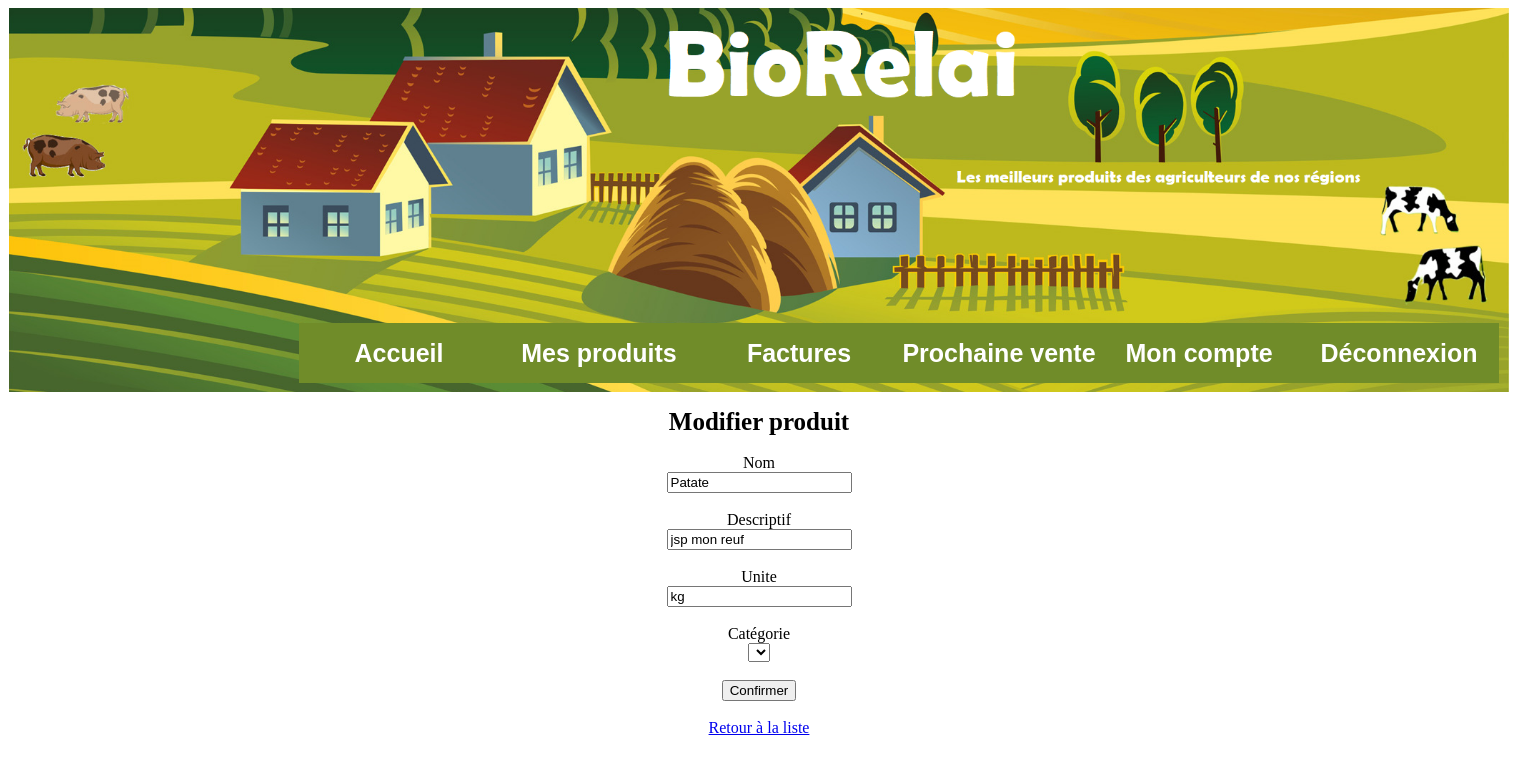
/?page=ProducteursModifierProduit&produit=4 (signed in), run on an earlier commit of the app's database.
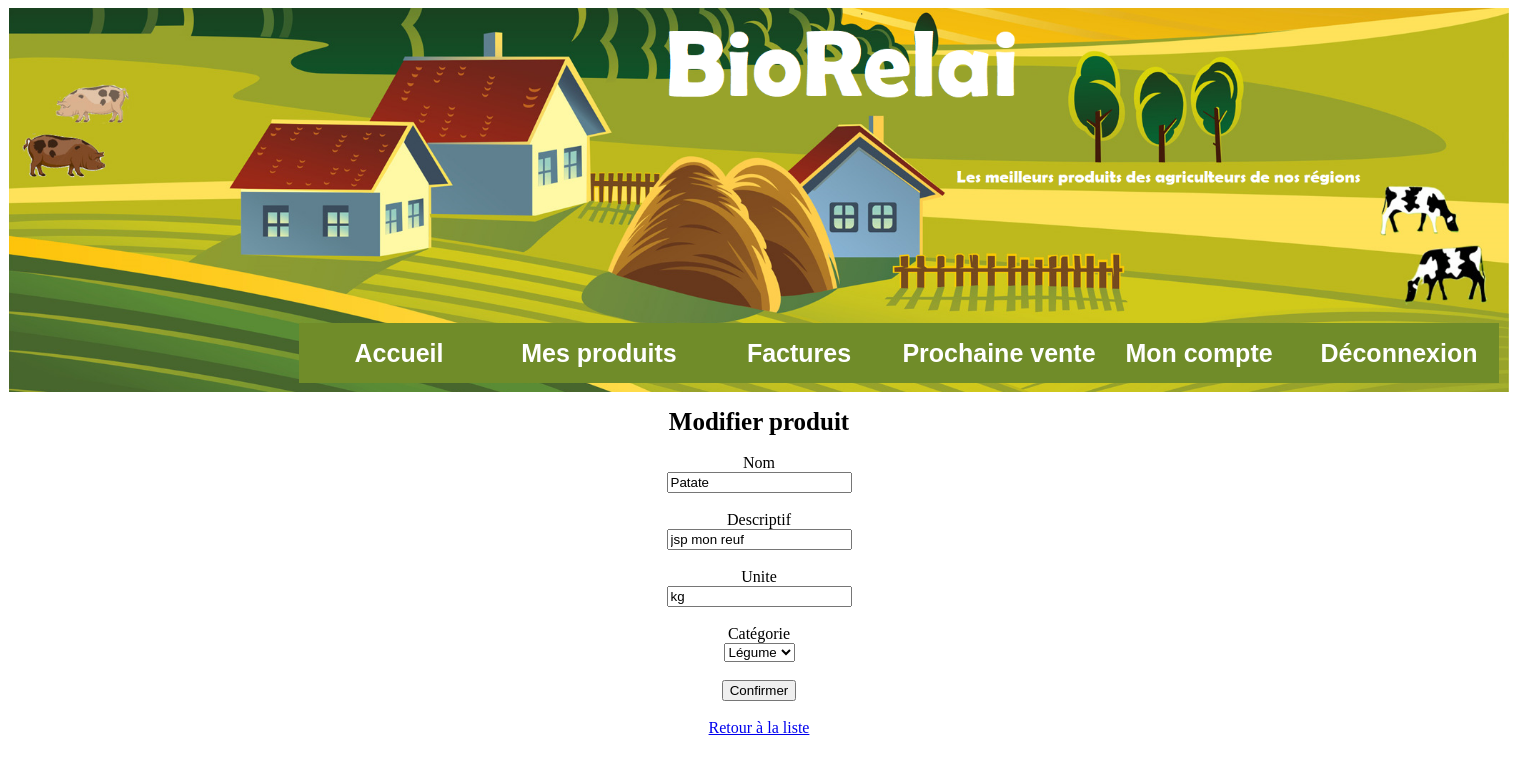
And on a later commit of the database.
### tables this page shows
CREATE TABLE `categorie` (
  `code` int(11) NOT NULL,
  `libelle` varchar(100) NOT NULL
);

### controleurs/controleurPrincipal.php (called while the page is built, shortened)
<?php
$page=(isset($_GET["page"])) ? $_GET["page"] : "visiteurs";
$bioRelaiMP = new Menu("menuBioRelai");
$bioRelaiMP->ajouterComposant($bioRelaiMP->creerItemLien("Accueil", "Visiteurs"));
if(isset($_SESSION['identification'])){
    $user = unserialize($_SESSION['identification']);
}else{
}
if(isset($user))
{
    $bioRelaiMP->ajouterComposant($bioRelaiMP->creerItemLien("Déconnexion", "Deconnexion"));
}
else
{
    $bioRelaiMP->ajouterComposant($bioRelaiMP->creerItemLien('Inscription','Inscription'));
    $bioRelaiMP->ajouterComposant($bioRelaiMP->creerItemLien("Connexion", "Connexion"));
}
$bioRelaiMP->creerMenu($page,'page');
include_once dispatcher::dispatch($page);
$content = ob_get_clean();
include_once "vue/template.php";

### index.php (called while the page is built, shortened)
<?php
require 'lib/loader.php';
include_once 'controleurs/controleurPrincipal.php';

### controleurs/controleurProducteursModifierProduit.php (called while the page is built, shortened)
<?php
ProduitDAO::createProduits();
CategorieDAO::createCategories();
$produit = ProduitDTO::getProduit($_GET["produit"]);
$form = new Formulaire("POST", "", "", "");
$form->ajouterComposantLigne($form->creerLabel("Nom"));
$form->ajouterComposantTab();
$form->ajouterComposantLigne($form->creerInputTexte('nom', 'nom', $produit->getNom(), 0, '', ''));
$form->ajouterComposantTab();
$form->ajouterComposantLigne($form->creerEspace());
$form->ajouterComposantTab();
$form->ajouterComposantLigne($form->creerLabel("Descriptif"));
$form->ajouterComposantTab();
$form->ajouterComposantLigne($form->creerInputTexte('description', 'description', $produit->getDescriptif(), 0, '', ''));
$form->ajouterComposantTab();
$form->ajouterComposantLigne($form->creerEspace());
$form->ajouterComposantTab();
$form->ajouterComposantLigne($form->creerLabel("Unite"));
$form->ajouterComposantTab();
$form->ajouterComposantLigne($form->creerInputTexte('unite', 'unite', $produit->getUnite(), 0, '', ''));
$form->ajouterComposantTab();
$form->ajouterComposantLigne($form->creerEspace());
$form->ajouterComposantTab();
$form->ajouterComposantLigne($form->creerLabel("Catégorie"));
$form->ajouterComposantTab();
$selectCategories = new Select("categorie");
foreach (CategorieDTO::getCategories() as $categorie) {
    $selectCategories->addOption(new SelectOption($categorie->getcode(), $categorie->getLibelle(), $produit->getCategorie() == $categorie->getCode()));
}
$form->ajouterComposantLigne($selectCategories);
$form->ajouterComposantTab();
$form->ajouterComposantLigne($form->creerEspace());
$form->ajouterComposantTab();
$form->ajouterComposantLigne($form->creerInputSubmit("confirm", "confirm", "Confirmer"));
$form->ajouterComposantTab();
$form->creerFormulaire();
require_once "vue/producteurs/vueProducteursModifierProduit.php";

### lib/loader.php (called while the page is built, shortened)
<?php
class Autoloader{
    static function autoloadTrait($class){
        $file = 'modeles/traits/' . lcfirst($class) . '.php';
    }
    static function autoloadDto($class){
        $file = 'modeles/dto/' . ucfirst($class) . '.php';
    }
    static function autoloadLib($class){
        $file = 'lib/' . lcfirst($class) . '.php';
    }
    static function autoloadDao($class){
        $file = 'modeles/dao/' . ucfirst($class) . '.php';
    }
}

### modeles/dao/ProduitDAO.php (called while the page is built, shortened)
<?php
class ProduitDAO{
    public static function createProduits(){
        $db = Db::getDb();
        $req = $db->prepare("SELECT * FROM produit");
        $req->execute();
        foreach ($req->fetchAll(PDO::FETCH_ASSOC) as $produitDao) {
            $produit = new ProduitDTO();
            $produit->hydrate($produitDao);
        }
    }
}

### modeles/dao/CategorieDAO.php (called while the page is built, shortened)
<?php
class CategorieDAO{
    public static function createCategories(){
        $db = Db::getDb();
        $req = $db->prepare("SELECT * FROM categorie");
        $req->execute();
        foreach ($req->fetchAll(PDO::FETCH_ASSOC) as $categorieDao) {
            $categorie = new CategorieDTO();
            $categorie->hydrate($categorieDao);
        }
    }
}

### lib/formulaire.php (the view, shortened to what this page needs)
<?php
class Formulaire{
	private $method;
	private $action;
	private $nom;
	private $style;
	private $formulaireToPrint;
	private $ligneComposants = array();
	private $tabComposants = array();
	public function __construct($uneMethode, $uneAction , $unNom,$unStyle ){
		$this->method = $uneMethode;
		$this->action =$uneAction;
		$this->nom = $unNom;
		$this->style = $unStyle;
	}
	public function ajouterComposantLigne($unComposant){
		$this->ligneComposants[] = $unComposant;
	}
	public function ajouterComposantTab(){
		$this->tabComposants[] = $this->ligneComposants;
		$this->ligneComposants = array();
	}
	public function creerLabel($unLabel){
		$composant = "<label>" . $unLabel . "</label>";
		return $composant;
	}
	public function creerEspace()
	{
		$composant = "<br>";
		return $composant;
	}
	public function creerInputTexte($unNom, $unId, $uneValue , $required , $placeholder , $pattern, $disabled = false){
		$composant = "<input type = 'text' name = '" . $unNom . "' id = '" . $unId . "' ";
		if (!empty($uneValue)){
			$composant .= "value = '" . $uneValue . "' ";
		}
		$composant .= "/>";
		return $composant;
	}
	public function creerInputSubmit($unNom, $unId, $uneValue){
		$composant = "<input type = 'submit' name = '" . $unNom . "' id = '" . $unId . "' ";
		$composant .= "value = '" . $uneValue . "'/> ";
		return $composant;
	}
	public function creerFormulaire(){
		$this->formulaireToPrint = "<form method = '" .  $this->method . "' ";
		$this->formulaireToPrint .= "action = '" .  $this->action . "' ";
		$this->formulaireToPrint .= "target = '" .  "_self" . "' ";
		$this->formulaireToPrint .= "name = '" .  $this->nom . "' ";
		$this->formulaireToPrint .= "class = '" .  $this->style . "' >";
		foreach ($this->tabComposants as $uneLigneComposants){
			$this->formulaireToPrint .= "<div class = 'ligne'>";
			foreach ($uneLigneComposants as $unComposant){
				if($unComposant instanceof Select){
					$this->formulaireToPrint .= "<select name='" . $unComposant->getName() . "'>";
					foreach($unComposant->getOptions() as $option){
						$this->formulaireToPrint .= "<option value='" . $option->getValue() . "' . " . ($option->isSelected() ? "selected" : "") . ">" . $option->getText() . "</option>";
					}
					$this->formulaireToPrint .= "</select>";
				}else{
					$this->formulaireToPrint .= $unComposant ;
				}
			}
			$this->formulaireToPrint .= "</div>";
		}
		$this->formulaireToPrint .= "</form>";
		return $this->formulaireToPrint ;
	}
	public function afficherFormulaire(){
		echo $this->formulaireToPrint ;
	}
}
class Select{
	private $name;
	private $options;
	public function __construct($name){
		$this->name = $name;
		$this->options = array();
	}
	public function addOption(SelectOption $option){
		array_push($this->options, $option);
	}
	public function getName()
	{
		return $this->name;
	}
	public function getOptions()
	{
		return $this->options;
	}
}
class SelectOption{
	private $value;
	private $text;
	private $selected;
	public function __construct($value, $text, $selected = false){
		$this->value = $value;
		$this->text = $text;
		$this->selected = $selected;
	}
	public function getValue()
	{
		return $this->value;
	}
	public function getText()
	{
		return $this->text;
	}
	public function isSelected()
	{
		return $this->selected;
	}
}

### lib/menu.php (shortened to what this page needs)
<?php
class Menu{
	private $style;
	private $menu ;
	private $composants = array();
	public function __construct($unStyle ){
		$this->style = $unStyle;
	}
	public function afficherMenu(){
	    echo $this->menu;
	}
	public function ajouterComposant($unComposant){
		$this->composants[] = $unComposant;
	}
	public function creerMenu($composantActif,$nomMenu){
		$menu = "<ul class = '" .  $this->style . "'>";
		foreach($this->composants as $composant){
			if($composant[0] == $composantActif){
				$menu .= "<li class='actif'>";
				$menu .=  $composant[1] ;
			}
			else{
				$menu .= "<li>";
				$menu .= "<a target='_self' href='index.php?" . $nomMenu ."=" . $composant[0] . "'>";
				$menu .= $composant[1] ;
				$menu .= "</a>";
			}
			$menu .= "</li>";
		}
		$menu .= "</ul>";
		$this->menu =  $menu ;
	}
}

### vue/producteurs/vueProducteursModifierProduit.php (shortened to what this page needs)
<div class="conteneur">
	<div class="contentProduits">
        <div class='titre'>Modifier produit</div>
        <br>
        <br>
        <a target="_self" href="?page=ProducteursProduits">Retour à la liste</a>
	</div>
</div>

### vue/template.php (shortened to what this page needs)
<!DOCTYPE html>
<html lang="fr">
	<head>
		<link rel="stylesheet" href="styles/style.css">
	</head>
	<body>
		<section>
			<header>
				<?php include_once "vue/vueHaut.php"; ?>
			</header>
			<main>
				<?=$content?>
			</main>
		</section>
	</body>
</html>

### vue/vueHaut.php
<nav>
    <?=$bioRelaiMP->afficherMenu()?>
</nav>

### styles/style.css (style rules this page uses)
body > section { margin-left: auto; margin-right: auto; width: 1500px; height: 1000px; }
header { background-image: url("../images/bioRelai.png"); background-size: 1500px; background-repeat: no-repeat; width: 100%; height: 400px; position: relative; }
.menuBioRelai { font-size: 25px; font-family: helvetica; position: absolute; bottom: 0px; right: 10px; }
.menuBioRelai li { display: table-cell; font-weight: bold; text-decoration: none; width: 200px; height: 60px; vertical-align: middle; text-align: center; background-color: #708c29; margin-left: 20px; }
.menuBioRelai li a { color: #ffffff; font-weight: bold; text-decoration: none; width: 200px; height: 60px; }
.conteneur { text-align: center; }

What changed in the data, as far as the page shows it:
added categorie: categorie "Légume"
